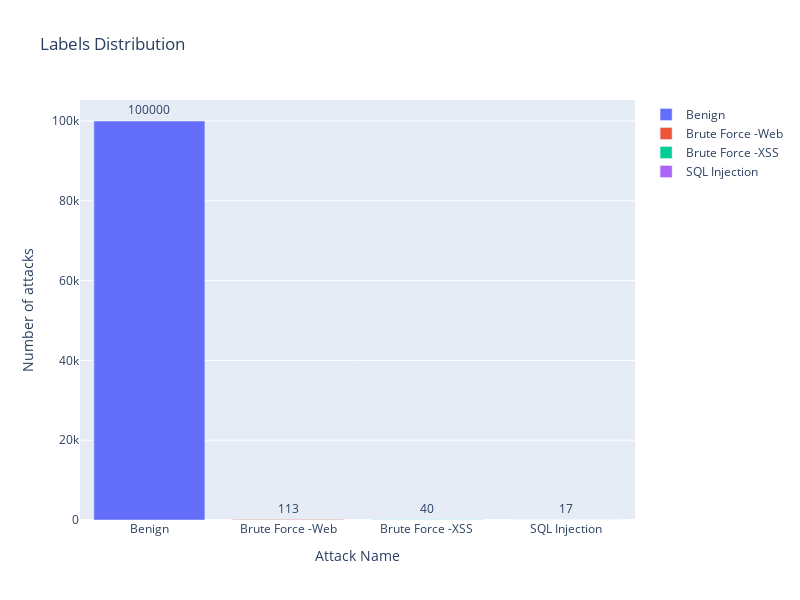

Notebook source saved alongside this figure:
### Code cell
toTrainModel = shortData(withoutDuplicates, 100000, 113, 40, 17).copy()
selectedToSaveDataset = shortData(
    withoutDuplicates, 100000, 226, 79, 34).copy()
showAttackDistribution(toTrainModel[LABEL])

### Figure 1 — Plotly figure (JSON) as saved in the notebook; plotly's stock layout.template omitted (floating-point values rounded to 4 significant figures)
{"data": [{"name": "Benign", "orientation": "v", "text": "100000", "textposition": "outside", "type": "bar", "x": ["Benign"], "y": [100000]}, {"name": "Brute Force -Web", "orientation": "v", "text": "113", "textposition": "outside", "type": "bar", "x": ["Brute Force -Web"], "y": [113]}, {"name": "Brute Force -XSS", "orientation": "v", "text": "40", "textposition": "outside", "type": "bar", "x": ["Brute Force -XSS"], "y": [40]}, {"name": "SQL Injection", "orientation": "v", "text": "17", "textposition": "outside", "type": "bar", "x": ["SQL Injection"], "y": [17]}], "layout": {"height": 600, "title": {"text": "Labels Distribution"}, "width": 800, "xaxis": {"title": {"text": "Attack Name"}}, "yaxis": {"title": {"text": "Number of attacks"}}}}
